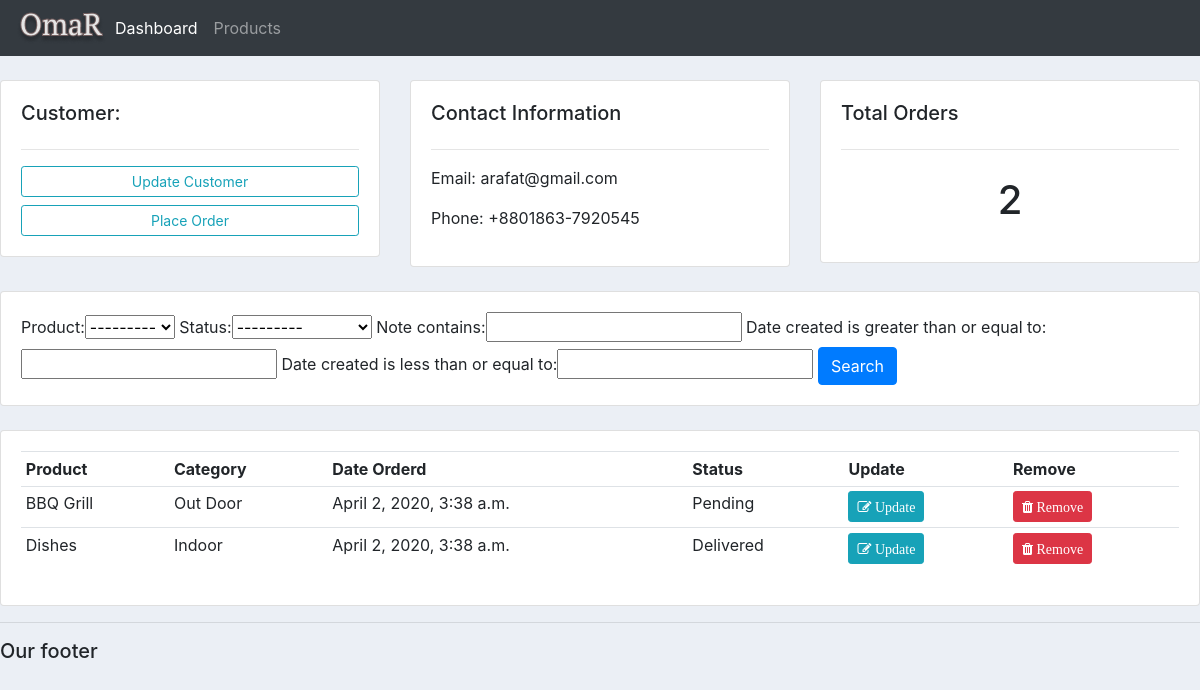
Before: /customer/4/ with the older database file.
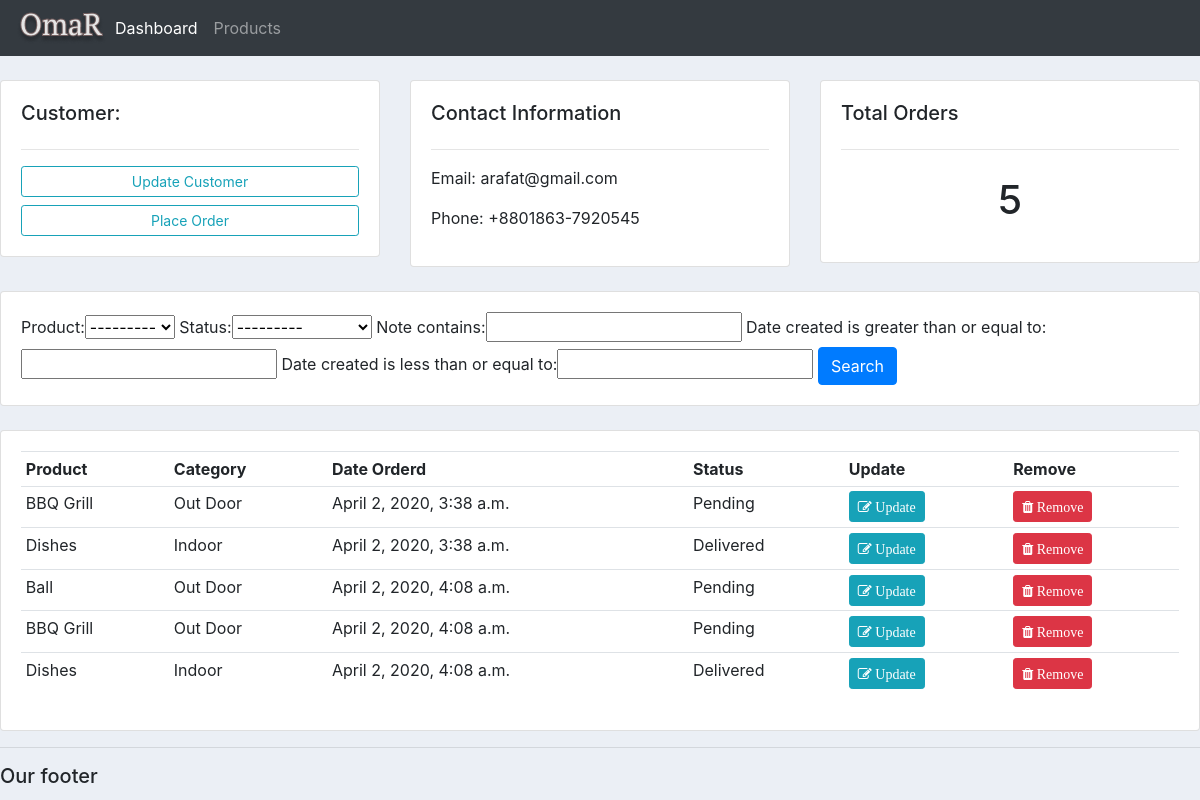
After: the same page with the newer database file.
### accounts/models.py (models this page shows, shortened)
class Customer(models.Model):
    name = models.CharField(max_length=200, null=True)
    phone = models.CharField(max_length=200, null=True)
    email = models.CharField(max_length=200, null=True)
    date_created = models.DateTimeField(auto_now_add=True, null=True)

class Order(models.Model):
    STATUS = (
        ('Pending', 'Pending'),
        ('Out for delivery', 'Out for delivery'),
        ('Delivered', 'Delivered'),
    )
    customer = models.ForeignKey(Customer, null=True, on_delete=models.SET_NULL) # one to many relationships
    product = models.ForeignKey(Product, null=True, on_delete=models.SET_NULL) # one to many relationships
    date_created = models.DateTimeField(auto_now_add=True, null=True)
    status = models.CharField(max_length=200, null=True, choices=STATUS)
    note = models.CharField(max_length=1000, null=True) # for custom Search

class Product(models.Model):
    CATEGORY = (
        ('Indoor', 'Indoor'),
        ('Out Door', 'Out Door'),
    )
    name = models.CharField(max_length=200, null=True)
    price = models.FloatField(null=True)
    category = models.CharField(max_length=200, null=True, choices=CATEGORY)
    description = models.CharField(max_length=200, null=True, blank=True)
    date_created = models.DateTimeField(auto_now_add=True, null=True)
    tags = models.ManyToManyField(Tag) # Many to Many relationships
    def __str__(self):
        return self.name

### accounts/views.py (the view)
# urls.py: path('customer/<str:pk>/', views.customer, name='customer'),
def customer(request, pk):
    customer = Customer.objects.get(id=pk)
    orders = customer.order_set.all()  # order_set means customers child order from model fields
    order_count = orders.count()
    myFilter = OrderFilter(request.GET, queryset=orders)
    orders = myFilter.qs
    context = {
        'customer':customer,
        'orders':orders,
        'order_count':order_count,
        'myFilter':myFilter
    }
    return render(request, 'accounts/customer.html', context)

### accounts/templates/accounts/customer.html
{%  extends 'accounts/main.html' %}
{% block content %}
	<br>
<div class="row">
	<div class="col-md">
		<div class="card card-body">
			<h5>Customer:</h5>
			<hr>
			<a class="btn btn-outline-info  btn-sm btn-block" href="">Update Customer</a>
			<a class="btn btn-outline-info  btn-sm btn-block" href="{% url 'createOrder' customer.id %}">Place Order</a>
		</div>
	</div>
	<div class="col-md">
		<div class="card card-body">
			<h5>Contact Information</h5>
			<hr>
			<p>Email: {{ customer.email }}</p>
			<p>Phone: {{ customer.phone }}</p>
		</div>
	</div>
	<div class="col-md">
		<div class="card card-body">
			<h5>Total Orders</h5>
			<hr>
			<h1 style="text-align: center;padding: 10px">{{ order_count }}</h1>
		</div>
	</div>
</div>
<br>
<div class="row">
	<div class="col">
		<div class="card card-body">
			<form method="get">
					{{ myFilter.form }}
		    <button class="btn btn-primary" type="submit">Search</button>
		  </form>
		</div>
	</div>
</div>
<br>
<div class="row">
	<div class="col-md">
		<div class="card card-body">
			<table class="table table-sm">
				<tr>
					<th>Product</th>
					<th>Category</th>
					<th>Date Orderd</th>
					<th>Status</th>
					<th>Update</th>
					<th>Remove</th>
				</tr>
				{% for order in orders %}
					<tr>
						<td>{{ order.product }}</td>
						<td>{{ order.product.category }}</td>
						<td>{{ order.date_created }}</td>
						<td>{{ order.status }}</td>
						<td><a class="btn btn-sm btn-info" href="{% url 'updateOrder' order.id %}"><i class="fa fa-edit"> Update</i></a></td>
						<td><a class="btn btn-sm btn-danger" href="{% url 'delete_order' order.id %}"><i class="fa fa-trash"> Remove</i></a></td>
					</tr>
				{% endfor %}
			</table>
		</div>
	</div>
</div>
{% endblock %}

### accounts/templates/accounts/main.html (shortened to what this page needs)
{% load static %}
<!DOCTYPE html>
<html lang="en" dir="ltr">
  <head>
    <link rel="stylesheet" href="https://maxcdn.bootstrapcdn.com/bootstrap/4.0.0/css/bootstrap.min.css">
    <link rel="stylesheet" href="https://cdnjs.cloudflare.com/ajax/libs/font-awesome/4.7.0/css/font-awesome.min.css">
    <link rel="stylesheet" type="text/css" href="{% static '/css/main.css' %}">
  </head>
  <body>
    {% include 'accounts/navbar.html' %}
    {% block content %}
    {% endblock %}
    <hr>
    <h5>Our footer</h5>
  </body>
</html>

### accounts/templates/accounts/navbar.html (shortened to what this page needs)
{% load static %}
<nav class="navbar navbar-expand-lg navbar-dark bg-dark">
  <a href="{% url 'home' %}"><img src="{% static 'images/logo.png' %}" alt=""></a>
  <div class="collapse navbar-collapse" id="navbarNav">
    <ul class="navbar-nav">
      <li class="nav-item active">
        <a class="nav-link" href="{% url 'home' %}">Dashboard</a>
      </li>
      <li class="nav-item">
        <a class="nav-link" href="{% url 'products' %}">Products</a>
      </li>
    </ul>
  </div>
</nav>

### static/css/main.css (style rules this page uses)
body { background-color: #ebeff5; }

Changed rows visible on the page:
added Order: product "Ball", product.category "Out Door", date_created "April 2, 2020, 4:08 a.m.", status "Pending"
added Order: product "BBQ Grill", product.category "Out Door", date_created "April 2, 2020, 4:08 a.m.", status "Pending"
added Order: product "Dishes", product.category "Indoor", date_created "April 2, 2020, 4:08 a.m.", status "Delivered"
Other visible differences:
{{ order_count }}: "2" → "5"
